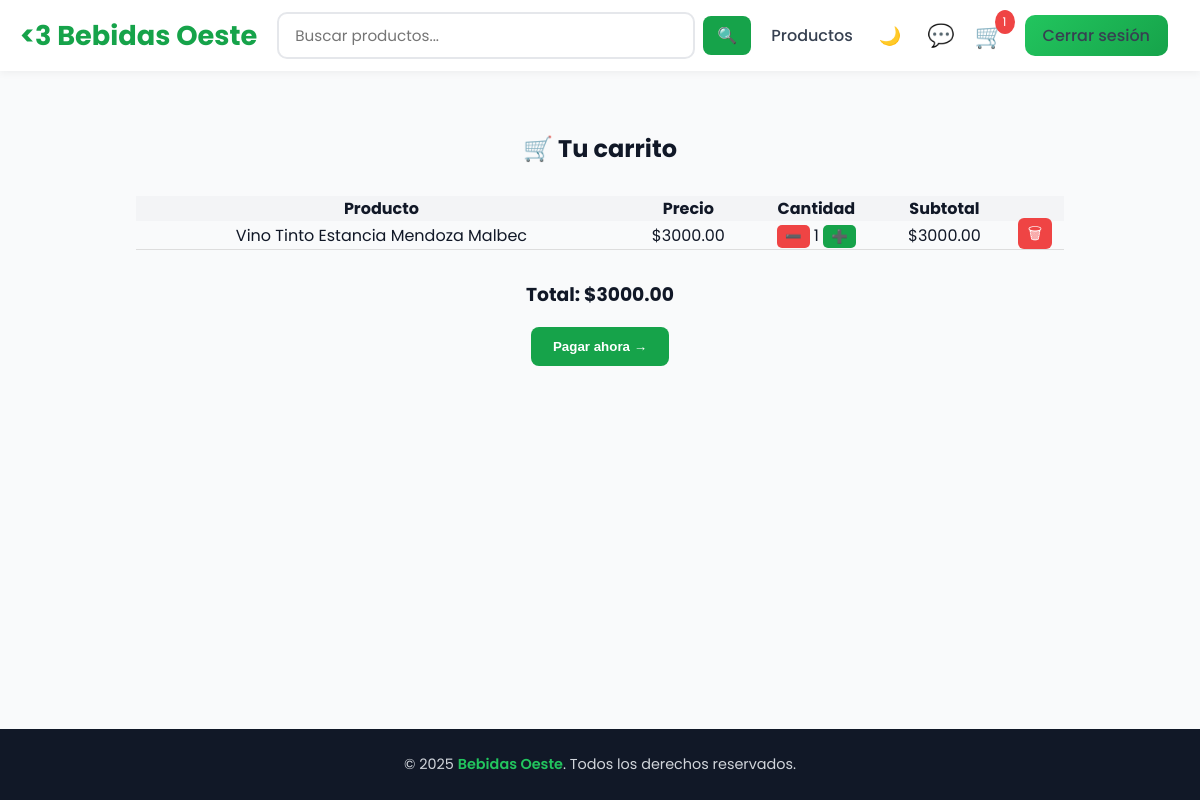
The app's page /carrito/ (signed in), older data.
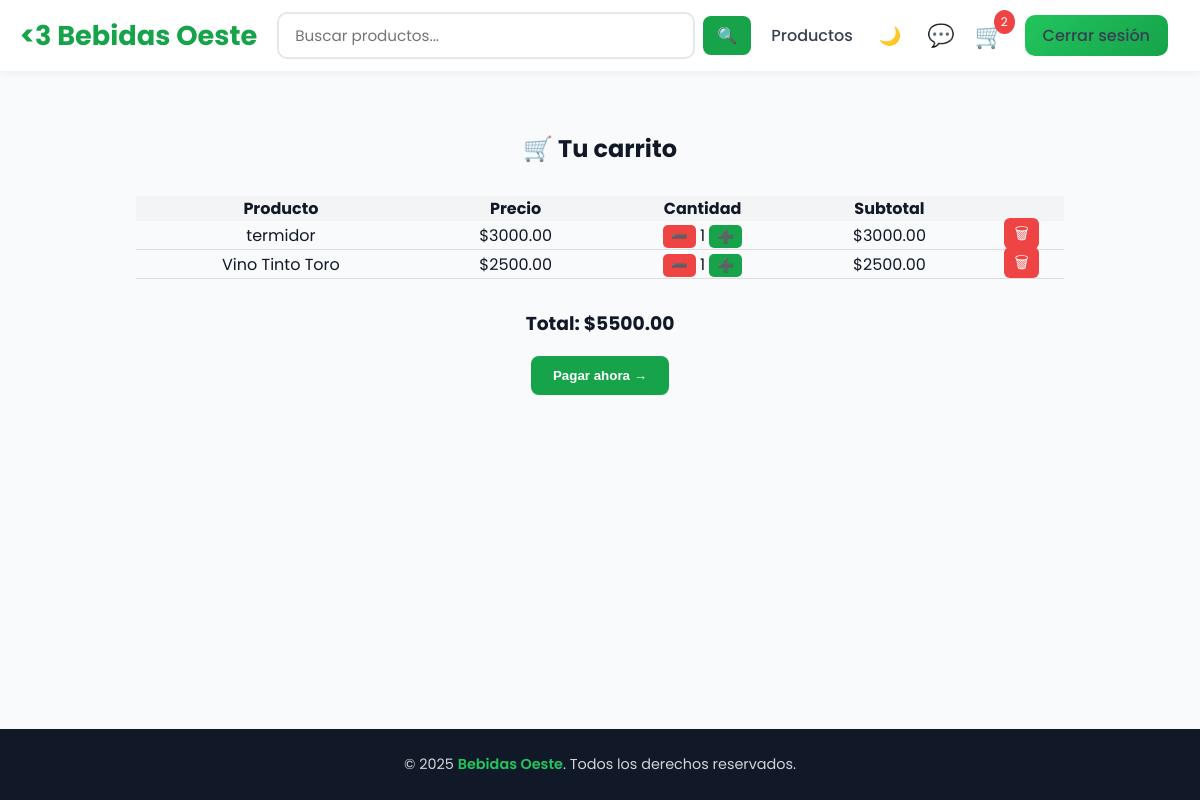
The same page, newer data.
### tienda/models.py (models this page shows, shortened)
class Carrito(models.Model):
    usuario = models.OneToOneField(User, on_delete=models.CASCADE)
    def total_items(self):
        return sum(item.cantidad for item in self.items.all())

class CarritoItem(models.Model):
    carrito = models.ForeignKey(Carrito, related_name="items", on_delete=models.CASCADE)
    producto = models.ForeignKey(Producto, on_delete=models.CASCADE)
    cantidad = models.PositiveIntegerField(default=1)

class Producto(models.Model):
    CATEGORIAS = [
        ('licor', 'Licor'),
        ('energizante', 'Energizante'),
        ('cerveza', 'Cerveza'),
        ('vino', 'Vino'),
    ]
    usuario = models.ForeignKey(User, on_delete=models.CASCADE)  # quién lo publicó
    nombre = models.CharField(max_length=100)
    descripcion = models.TextField(blank=True)
    precio = models.DecimalField(max_digits=10, decimal_places=2)
    imagen = models.ImageField(upload_to='productos/', blank=True, null=True)
    categoria = models.CharField(max_length=20, choices=CATEGORIAS, default='licor')

### tienda/views.py (the view)
# urls.py: path('carrito/', views.ver_carrito, name='ver_carrito'),
@login_required
def ver_carrito(request):
    carrito, _ = Carrito.objects.get_or_create(usuario=request.user)
    items = list(carrito.items.select_related('producto').all())
    total = 0
    for it in items:
        it.subtotal = it.cantidad * it.producto.precio
        total += it.subtotal
    return render(request, 'tienda/carrito.html', {
        'carrito': carrito,
        'items': items,
        'total': total,
    })

### tienda/templates/tienda/carrito.html (shortened to what this page needs)
{% extends 'tienda/base.html' %}
{% block content %}
<h2 style="text-align:center; margin-top:20px;">🛒 Tu carrito</h2>
{% if items %}
<table style="width:80%; margin:30px auto; border-collapse:collapse;">
  <tr style="background:#f3f4f6;">
    <th>Producto</th>
    <th>Precio</th>
    <th>Cantidad</th>
    <th>Subtotal</th>
    <th></th>
  </tr>
  {% for item in items %}
  <tr style="text-align:center; border-bottom:1px solid #ddd;">
    <td>{{ item.producto.nombre }}</td>
    <td>${{ item.producto.precio }}</td>
    <td>
      <button class="btn-cantidad" data-id="{{ item.producto.id }}" data-accion="restar"
              style="border:none; background:#ef4444; color:white; padding:4px 8px; border-radius:5px; cursor:pointer;">➖</button>
      <span id="cantidad-{{ item.producto.id }}">{{ item.cantidad }}</span>
      <button class="btn-cantidad" data-id="{{ item.producto.id }}" data-accion="sumar"
              style="border:none; background:#16a34a; color:white; padding:4px 8px; border-radius:5px; cursor:pointer;">➕</button>
    </td>
  <td>$<span id="subtotal-{{ item.producto.id }}">{{ item.subtotal|floatformat:2 }}</span></td>
    <td>
      <a href="{% url 'tienda:eliminar_del_carrito' item.producto.id %}"
         style="color:white; background:#ef4444; padding:4px 10px; border-radius:6px; text-decoration:none;">
         🗑
      </a>
    </td>
  </tr>
  {% endfor %}
</table>
<h3 style="text-align:center;">Total: $<span id="total">{{ total|floatformat:2 }}</span></h3>
<div style="text-align:center; margin-top:18px;">
  <form method="post" action="{% url 'tienda:procesar_pago' %}">
    <button type="submit" id="btn-pagar" style="background:#16a34a; color:white; padding:12px 22px; border-radius:8px; text-decoration:none; font-weight:700; display:inline-block; border:none; cursor:pointer;">
      Pagar ahora →
    </button>
  </form>
</div>
{% else %}
<p style="text-align:center;">Tu carrito está vacío 🛍️</p>
{% endif %}
{% endblock %}

### tienda/templates/tienda/base.html (shortened to what this page needs)
{% load static %}
<!DOCTYPE html>
<html lang="es">
<head>
</head>
<body>
<header>
    <nav>
    <a href="{% url 'tienda:home' %}" class="logo"><3 Bebidas Oeste</a>
        <div class="search-container">
            <input type="text" id="search-input" class="search-input" placeholder="Buscar productos..." autocomplete="off">
            <button type="button" id="search-btn" class="search-btn" title="Buscar">🔍</button>
        </div>
        <div class="nav-links">
            <a href="{% url 'tienda:productos' %}">Productos</a>
            <button id="theme-toggle" aria-label="Alternar tema" title="Alternar tema" style="background:transparent;border:none;cursor:pointer;font-size:18px;color:inherit;padding:6px;">
            </button>
            {% if user.is_authenticated %}
                <div class="chat-btn" id="abrir-chat" title="Mensajes">
                    💬
                </div>
                <div class="carrito" id="abrir-carrito" title="Ver carrito">
                    🛒
                    <span id="contador-carrito" class="contador-carrito">
                        {{ user.carrito.total_items|default:0 }}
                    </span>
                </div>
                <a href="{% url 'tienda:logout' %}" class="btn-logout">Cerrar sesión</a>
            {% else %}
                <a href="{% url 'tienda:login' %}" class="btn-login">Iniciar sesión</a>
                <a href="{% url 'tienda:register' %}" class="btn-login" style="background:#2563eb;">Registrarse</a>
            {% endif %}
        </div>
    </nav>
</header>
<main>
    {% block content %}{% endblock %}
</main>
<footer>
    <p>© 2025 <span>Bebidas Oeste</span>. Todos los derechos reservados.</p>
</footer>
</body>
</html>

Row changes from the older to the newer data that the page shows:
removed CarritoItem: producto.nombre "Vino Tinto Estancia Mendoza Malbec", producto.precio "3000.00", cantidad "1", subtotal "3000.00"
added CarritoItem: producto.nombre "termidor", producto.precio "3000.00", cantidad "1", subtotal "3000.00"
added CarritoItem: producto.nombre "Vino Tinto Toro", producto.precio "2500.00", cantidad "1", subtotal "2500.00"
Text that changed along with them:
{{ user.carrito.total_items|default:0 }}: "1" → "2"
{{ total|floatformat:2 }}: "3000.00" → "5500.00"
